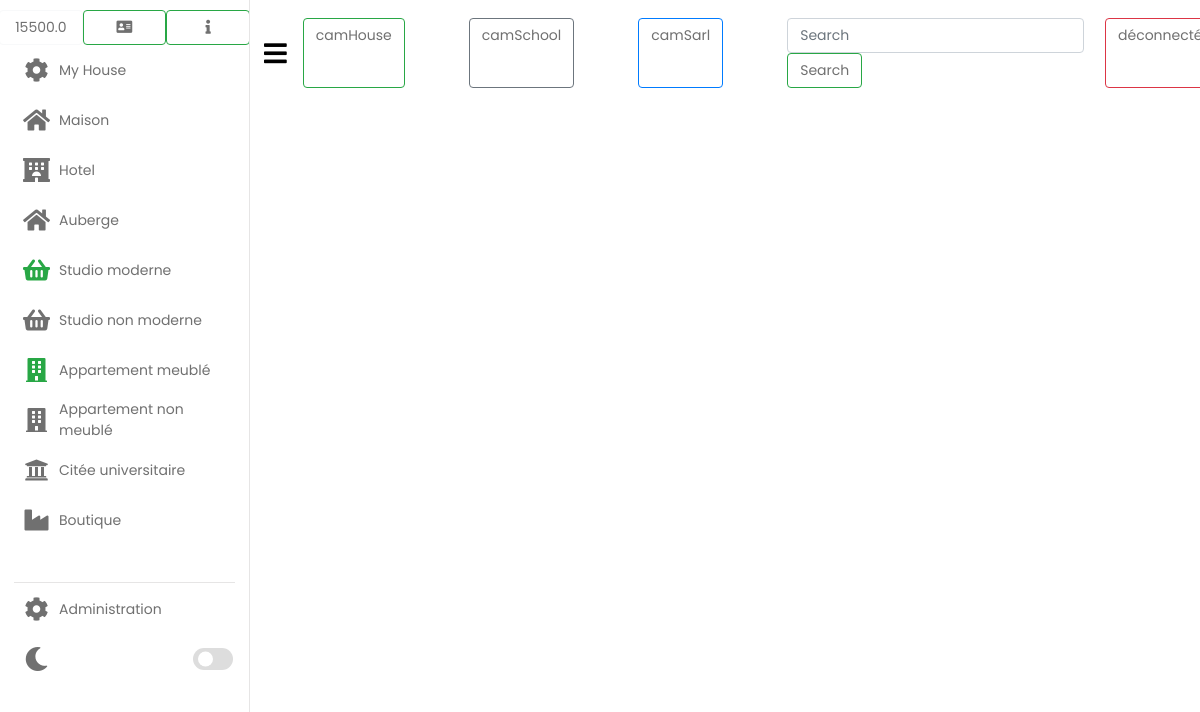
Page /camhouse/home_ch (signed in) on the committed database.
### camhouse/models.py (models this page shows, shortened)
class Compte(models.Model):
    user = models.ForeignKey(User, on_delete=models.CASCADE, related_name='compte')
    montant = models.FloatField()
    day = models.FloatField()

class Category(models.Model):
    name=models.CharField(max_length=50)

### camhouse/views.py (the view, shortened to what this page needs)
# urls.py: path('home_ch', views.home_ch, name = 'home_ch'),
def home_ch(request):
    has_perm = False
    category = Category.objects.order_by('id').all()
    d = time.time()
    if not request.user.is_authenticated:
        return redirect('login')
    consult = Consultation.objects.filter(user_id=request.user.id)
    reserve = Reservation.objects.filter(user_id=request.user.id, proprietaire=request.user.id)
    if consult.exists():
        for const in consult:
            dte = const.day
        valeur = (d - dte)/3600
        if valeur >= 48:
            consult.delete()
    if request.user.has_perm("camhouse.add_house") and request.user.has_perm("camhouse.delete_house") and request.user.has_perm("camhouse.view_house") and request.user.has_perm("camhouse.change_house"): #si l'utilisateur a la permition d'ajouter une house, on l'autorise
        has_perm = True
    if request.method == "POST":
        form = CompteUser(request.POST)
        if form.is_valid():
            form = form.save(commit=False)
            form.day = d
            form.user = request.user
            if form.montant > 0:
                ancien = Compte.objects.filter(user_id= request.user)
            else:
                ancien = Compte.objects.filter(user_id=request.user)
                for montants in ancien:
                    montant = montants.montant
                context = {
                    'has_perm': has_perm,
                    'sategory': category,
                    'montant': montant,
                    'formCompte': CompteUser()
                }
                return render(request, 'home_ch.html', context=context)
            for montants in ancien:
                montant = montants.montant
            form.montant += montant
            Compte.objects.filter(user_id=request.user).update(montant=form.montant)
            context = {
                'has_perm': has_perm,
                'sategory': category,
                'montant': form.montant,
                'formCompte': CompteUser()
            }
            return render(request,'home_ch.html', context=context)
    else:
        ancien = Compte.objects.filter(user_id=request.user)
        for montants in ancien:
            montant = montants.montant
        context = {
            'has_perm': has_perm,
            'sategory': category,
            'montant': montant,
            'formCompte': CompteUser()
        }
        return render(request, 'home_ch.html', context=context)

### camhouse/forms.py
class CompteUser(forms.ModelForm):
    montant = forms.FloatField(widget=forms.NumberInput(attrs = { 'min': '1', 'class': 'form-control', 'placeholder': 'charger votre compte'} ))
    class Meta:
        model = Compte
        fields = ('montant', 'day')
        widgets = {
            'day': forms.HiddenInput(attrs={'value': '1'}),
        }

### camhouse/templates/home_ch.html (shortened to what this page needs)
{% extends 'myhouse.html' %}
{% block body %}
    {% if user.is_authenticated %}
    {% load static %}
    <link rel="stylesheet" type="text/css" href="{% static 'css/style.css' %}">
<boris>
   <nav>
       <div class="menu-items">
            <ul class="nav-links">
            <li>
                <div class="row">
                    <button class="col-lg-4 text-cam link-name btn btn-outline-light" title="votre compte est de {{ montant }}"> {{ montant }}</button>
                    <button class="col-lg-4 text-cam link-name btn btn-outline-success" title="recharger votre compte"  data-toggle="modal" data-target="#exampleModal"><i class="fa fa-address-card size"></i></button>
                    <button class="col-lg-4 text-cam link-name btn btn-outline-success" title="pourquoi recharger mon compte"  data-toggle="modal" data-target="#exampleModalpq"><i class="fa fa-info size"></i></button>
                </div>
            </li>
            <li>
                <a class="logo-name link-name"href="{% url 'camer_house:home_ch' %}">
                    <i class="fa fa-cog"></i>
                    <span class="link-name">My House</span>
                </a>
            </li>
                {% for categori in sategory %}
                <li  title="{{ categori.name.capitalize }}">
                    <a class="link-name
   {% if categori.id == 1 %} un
   {% elif categori.id == 2%} deux
   {% elif categori.id == 3%} trois
   {% elif categori.id ==  4%} quatre
   {% elif categori.id ==  5%} cinq
   {% elif categori.id == 6%} six
   {% elif categori.id == 7%} sept
   {% elif categori.id == 8%} huit
   {% elif categori.id == 9%} neuf
{% endif %}
                    "href="{% url 'camer_house:liste_category' categori.id  %}">
                        <i
                            {% if categori.id == 1 or categori.id == 3%}
                                class="fa fa-home"
                            {% elif categori.id == 2 %}
                                class="fa fa-hotel"
                            {% elif  categori.id == 6 or categori.id == 7%}
                                class="fa fa-building" {% if categori.id == 6 %} style="color: #28a745;" {% endif %}
                            {% elif  categori.id == 4 or categori.id == 5%}
                                class="fa fa-shopping-basket"{% if categori.id == 4 %} style="color: #28a745;" {% endif %}
                            {% elif categori.id == 8 %}
                                class="fa fa-university"
                            {% elif categori.id == 9 %}
                            class="fa fa-industry"
                        {% endif %}></i>
                        <span class="link-name">{{ categori.name.capitalize }}</span>
                    </a>
                </li>
            {% endfor %}
            </ul>
            <ul class="logout-mode">
                <li class="deido">
                     {% if user.is_authenticated and has_perm%}
                        <a href="{% url 'camer_house:proprieter_ch' %}" class="{{ lien0 }}">
                                <i class='fa fa-cog' ></i>
                                <span class="link-name ">Administration</span>
                            </a>
                    {% elif user.is_authenticated and has_perm == False %}
                            <a href="#" data-toggle="modal" data-target="#exampleModal1">
                                <i class='fa fa-flag' ></i>
                                <span class="link-name">Obtenir un Compte Admin</span>
                            </a>
                    {% endif %}
                    </li>
                <li class="mode">
                    <a href="#"class="link-name">
                    <span class="link-name">                        <i class="fa fa-moon"></i>
</span>
                </a>
                <div class="mode-toggle link-name">
                  <span class="switch"></span>
                </div>
            </li>
            </ul>
        </div>
    </nav>
    <section class="dashboard">
        <div class="top">
            <i class="fa fa-bars sidebar-toggle"></i>
        <div class=" navbar navbar-expand-lg ">
            <div class="collapse navbar-collapse" id="navbarSupportedContent">
                <ul class="navbar-nav mr-auto">
                        <a class="btn btn-outline-success text-cam" href="{% url 'camer_house:liste_category_un' %}">camHouse</a>
                        <a class=" btn btn-outline-secondary text-cam" href="#">camSchool</a>
                        <a class=" btn btn-outline-primary text-cam" href="#">camSarl</a>
                    <form class="form-inline my-2 my-lg-0">
                        <input class="form-control mr-sm-2 text-cam" type="search" placeholder="Search" aria-label="Search">
                        <button class="btn btn-outline-success my-2 my-sm-0 text-cam" type="submit">Search</button>
                    </form>
                    {% if user.is_authenticated %}
                        <a href="{% url 'logout' %}" class="btn btn-outline-danger me-2 text-cam">déconnecté</a>
                    {% else %}
                        <a href="{% url 'login' %}" class="btn btn-outline-info me-2 text-cam">connexion</a>
                    {% endif %}
                </ul>
            </div>
        </div>
        </div>
        <div class="dash-content">
            <br>
            {% block contenu_ch %}
                <span class="text-cam">tous s'afficherat ici(mais actuelement reserver à la parti paramètre)</span>
            {% endblock contenu_ch %}
        </div>
    </section>
</boris>
        {% else %}
        Erreur 404 sur
                <a href="{% url 'login' %}" class="btn btn-outline-info me-2 text-cam">connexion</a>
        {% endif %}
{% endblock body %}

### myhouse/templates/myhouse.html (shortened to what this page needs)
<!DOCTYPE html>
<html>
<head>
<link rel="stylesheet" href="https://use.fontawesome.com/releases/v5.5.0/css/all.css">
<link rel="stylesheet" href="https://cdn.jsdelivr.net/npm/bootstrap@4.6.0/dist/css/bootstrap.min.css">
</head>
<body>
{% block body %}{% endblock body %}
</body>
</html>

### static/css/style.css (style rules this page uses)
* { margin: 0; padding: 0; box-sizing: border-box; font-family: 'Poppins', sans-serif; }
:root { --primary-color: #0E4BF1; --panel-color: #FFF; --text-color: #000; --a-color: black; --ap-color: springgreen; --app-color: lightblue; --black-light-color: #707070; --border-color: #e6e5e5; --toggle-color: #DDD; --box1-color: white; --box2-color: white; --title-icon-color: #fff; --tran-05: all 0.5s ease; --tran-03: all 0.3s ease; --tran-03: all 0.2s ease; }
boris { min-height: 100vh; background-color: var(--primary-color); }
nav { position: fixed; top: 0; left: 0; height: 100%; width: 250px; padding: 10px 14px; background-color: var(--panel-color); border-right: 1px solid var(--border-color); transition: var(--tran-05); overflow-Y:auto; }
nav .logo-name { display: flex; align-items: center; }
.text-cam { font-size: 14px; font-weight: 400; color: var(--black-light-color); transition: var(--tran-05); }
.form-control { background-color: var(--box1-color); }
nav .menu-items { height: calc(100% - 90px); display: flex; flex-direction: column; justify-content: space-between; }
.menu-items li { list-style: none; }
.menu-items li a { display: flex; align-items: center; height: 50px; text-decoration: none; position: relative; }
.menu-items li a i { font-size: 24px; min-width: 45px; height: 100%; display: flex; align-items: center; justify-content: center; color: var(--black-light-color); }
.menu-items li a .link-name { font-size: 14px; font-weight: 400; color: var(--black-light-color); transition: var(--tran-05); }
.menu-items .logout-mode { padding-top: 1px; border-top: 1px solid var(--border-color); }
.menu-items .mode { display: flex; align-items: center; white-space: nowrap; }
.menu-items .mode-toggle { position: absolute; right: 14px; height: 50px; min-width: 45px; display: flex; align-items: center; justify-content: center; cursor: pointer; }
.mode-toggle .switch { position: relative; display: inline-block; height: 22px; width: 40px; border-radius: 25px; background-color: var(--toggle-color); }
.switch:before { content: ""; position: absolute; left: 5px; top: 50%; transform: translateY(-50%); height: 15px; width: 15px; background-color: var(--panel-color); border-radius: 50%; transition: var(--tran-03); }
.dashboard { position: relative; left: 250px; background-color: var(--panel-color); min-height: 100vh; width: calc(100% - 250px); padding: 10px 14px; transition: var(--tran-05); }
.dashboard .top { position: fixed; top: 0; left: 250px; display: flex; width: calc(100% - 250px); justify-content: space-between; align-items: center; padding: 10px 14px; background-color: var(--panel-color); transition: var(--tran-05); z-index: 10; }
.dashboard .top .sidebar-toggle { font-size: 26px; color: var(--text-color); cursor: pointer; }
.dashboard .dash-content { padding-top: 50px; }

### rows in the picture
Compte: montant "15500.0"
Category: name "Maison"
Category: name "Hotel"
Category: name "Auberge"
Category: name "Studio moderne"
Category: name "Studio non moderne"
Category: name "Appartement meublé"
Category: name "Appartement non meublé"
Category: name "Citée universitaire"
Category: name "Boutique"
